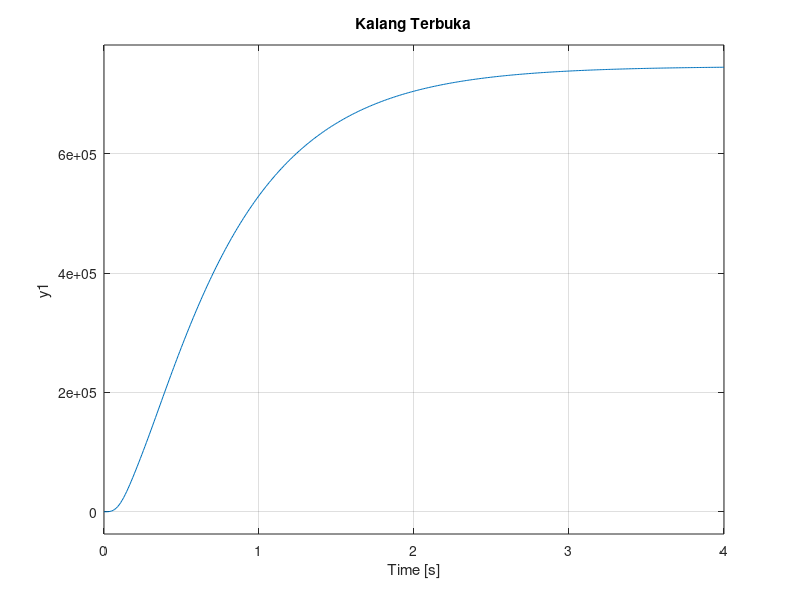
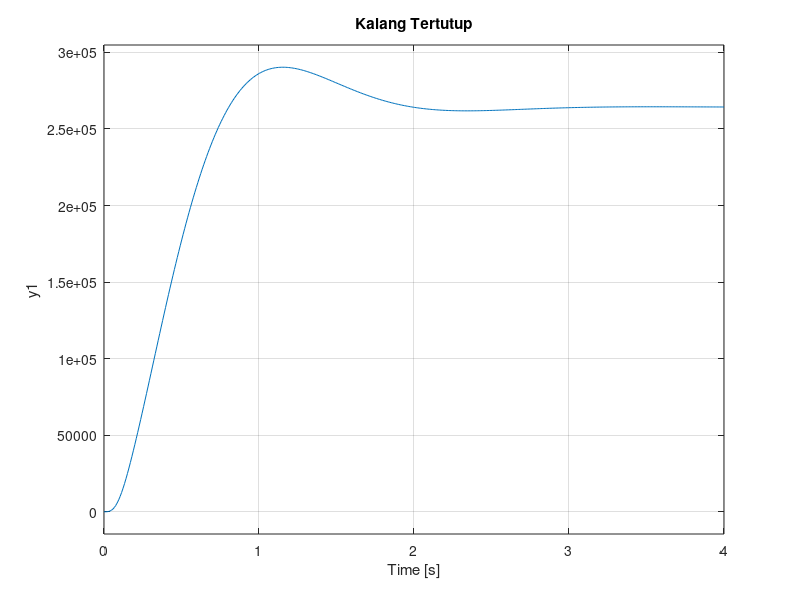

The MATLAB script that drew these images, in order:
clc
clear

%a
A = [-5 0 0 0 0;
      0 0 1 0 0;
      -10.5229 -1066.67 -3.38028 23.5107 0;
      0 993.804 3.125 -23.5107 0;
      0 0 0 10 -10];
B = [5;0;0;0;0];
C = [0 0 0 -1.223*10^5 0];
D = [0];

sys = ss(A,B,C,D) 
lamda = eig(A)

%b
isstable(sys)

%c
Q = ctrb(sys)
rank(Q)
p = pole(sys)

%d
r = roots([1 4 11])
P = [r;10*r;10*real(r(1,1))]
K = place(A,B,P)

%e
sys_f = ss(A-B*K, B, C-D*K, D)

%f
figure(1)
step(sys)
title('Kalang Terbuka')
figure(2)
step(sys_f)
title('Kalang Tertutup')
